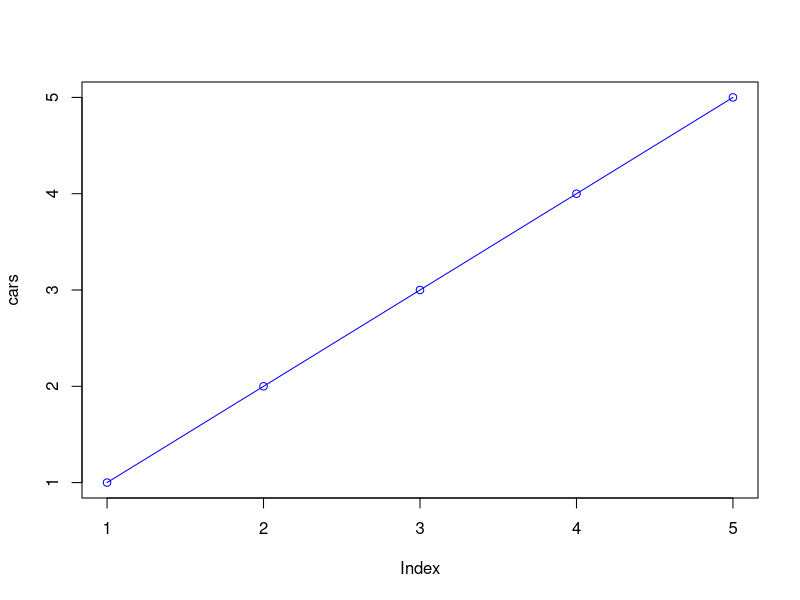

This figure's R source:
andtest <- function(x,y){
  if(x > y && x > 10){
    return(6)
  }
  else
    return(7)
}

cars <- c(1,2,3,4,5)
plot(cars, type="o", col="blue")


# newtest <- function(x,y){
#   if(x > 5, return(x), return(y))
# }